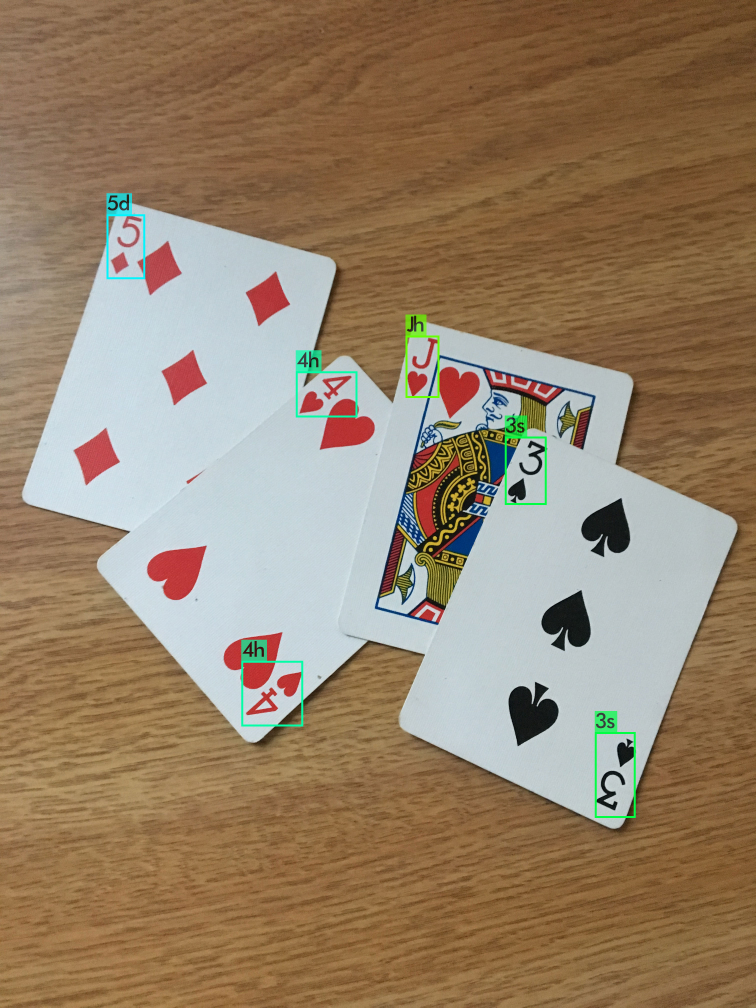
#> input picture p6.jpg, 3024 x 4032 px (shown at 1/4 size); its folder holds only this picture in this run
$ python -i hull.py   (imports and definitions only)   (older library calls are emulated)
#> lines starting #> are read from the running program, lines starting #| are printed output that depends on the picture
#> further down, picture is the input picture: shape (4032, 3024, 3); mean B, G, R 105.3, 129.8, 150.5
import random
import matplotlib.pyplot as plt
import matplotlib.patches as patches
import cv2
from glob import glob
import numpy as np
import data


def findHull(img, corner = data.refCornerHL, debug = False):
    """
            Find in the zone 'corner' of image 'img' and return, the convex hull delimiting
            the value and suit symbols
            'corner' (shape (4,2)) is an array of 4 points delimiting a rectangular zone,
            takes one of the 2 possible values : refCornerHL or refCornerLR
            debug=
        """
#> called with corner = array of shape (4, 2), debug = False

    kernel = np.ones((3,3), np.uint8)
    corner = corner.astype(np.int)
#> corner = [[6, 10], [38, 10], [38, 92], [6, 92]]

    x1 = int(corner[0][0])
#> x1 = 6
    y1 = int(corner[0][1])
#> y1 = 10
    x2 = int(corner[2][0])
#> x2 = 38
    y2 = int(corner[2][1])
#> y2 = 92
    w = x2 - x1
#> w = 32
    h = y2 - y1
#> h = 82
    zone = img[y1:y2, x1:x2].copy()
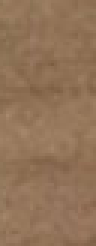
#> zone: shape (82, 32, 3) (shown 3 times larger); mean B, G, R 87.8, 115, 146

    strange_cnt = np.zeros_like(zone)
    gray = cv2.cvtColor(zone, cv2.COLOR_BGR2GRAY)
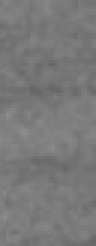
#> gray: shape (82, 32) (shown 3 times larger); min 99, max 142, mean 121.2
    thld = cv2.Canny(gray, 30, 200)
#> thld: shape (82, 32); every value is 0
    thld = cv2.dilate(thld, kernel, iterations=1)
    if debug != "no":
        cv2.imshow("thld", thld)
        cv2.waitKey(0)
        cv2.destroyAllWindows()
    # Find contours
    contours, _ = cv2.findContours(thld.copy(), cv2.RETR_EXTERNAL, cv2.CHAIN_APPROX_SIMPLE)
#> contours = []
    min_area = 30 # Reject contours with a small area. TWEAK 'zoom' dependent
    min_solidity = 0.3 # reject contours with a low solidity TWEAK

    concat_contour = None
    ok = True
    for c in contours:
        area = cv2.contourArea(c)

        hull = cv2.convexHull(c)
        hull_area = cv2.contourArea(hull)
        solidity = float(area) / hull_area
        # Determine the center of gravity (cx,cy) of the contour
        M = cv2.moments(c)
        cx = int(M['m10'] / M['m00'])
        cy = int(M['m01'] / M['m00'])
        #  abs(w/2-cx)<w*0.3 and abs(h/2-cy)<h*0.4 : TWEAK, the idea here is to keep only the contours which are closed to the center of the zone
        if area >= min_area and abs(w / 2 - cx) < w * 0.3 and abs(h / 2 - cy) < h * 0.4 and solidity > min_solidity:
            if debug != "no":
                cv2.drawContours(zone, [c], 0, (255, 0, 0), -1)
            if concat_contour is None:
                concat_contour = c
            else:
                concat_contour = np.concatenate((concat_contour, c))
        if debug != "no" and solidity <= min_solidity:
            print("Solidity", solidity)
            cv2.drawContours(strange_cnt, [c], 0, 255, 2)
            cv2.imshow("Strange contours", strange_cnt)
            cv2.waitKey(0)
            cv2.destroyAllWindows()
#> this loop made 0 passes
#> strange_cnt: shape (82, 32, 3); every value is 0

    if concat_contour is not None:
        # At this point, we suppose that 'concat_contour' contains only the contours corresponding the value and suit symbols
        # We can now determine the hull
        hull = cv2.convexHull(concat_contour)
        hull_area = cv2.contourArea(hull)
        # If the area of the hull is to small or too big, there may be a problem
        min_hull_area = 940  # TWEAK, deck and 'zoom' dependant
        max_hull_area = 2120  # TWEAK, deck and 'zoom' dependant
        if hull_area < min_hull_area or hull_area > max_hull_area:
            ok = False
            if debug != "no":
                print("Hull area=", hull_area, "too large or too small")
        # So far, the coordinates of the hull are relative to 'zone'
        # We need the coordinates relative to the image -> 'hull_in_img'
        hull_in_img = hull + corner[0]

    else:
        ok = False

    if debug != "no":
        if concat_contour is not None:
            cv2.drawContours(zone, [hull], 0, (0, 255, 0), 1)
            cv2.drawContours(img, [hull_in_img], 0, (0, 255, 0), 1)
        cv2.imshow("Zone", zone)
        cv2.imshow("Image", img)
        if ok and debug != "pause_always":
            key = cv2.waitKey(1)
        else:
            key = cv2.waitKey(0)
#> (key Esc is pressed here)
        if key == 27:
            return None
    if ok == False:
        return None

    return hull_in_img


# [55 lines left out: functions display_img, testDimensions, testHull, not called in this run]

>>> import cv2
>>> picture = cv2.imread('../p6.jpg')
>>> result = findHull(picture)
